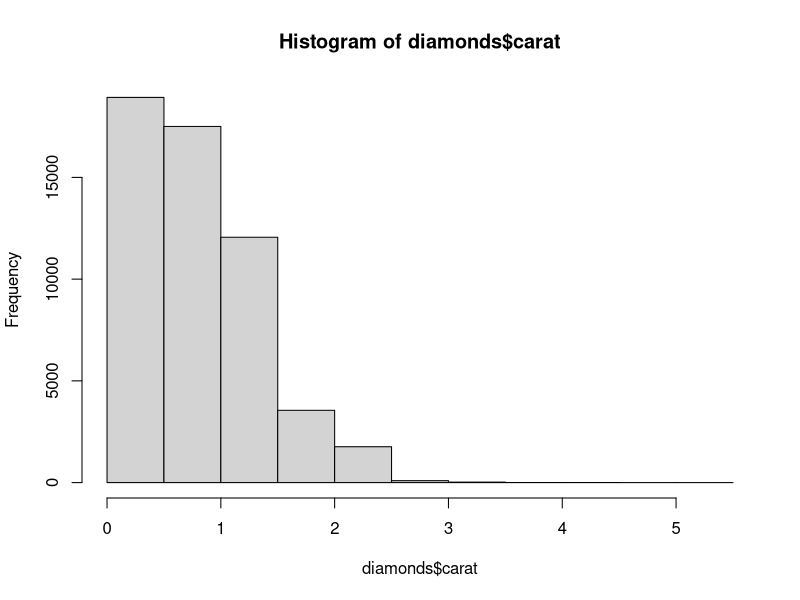
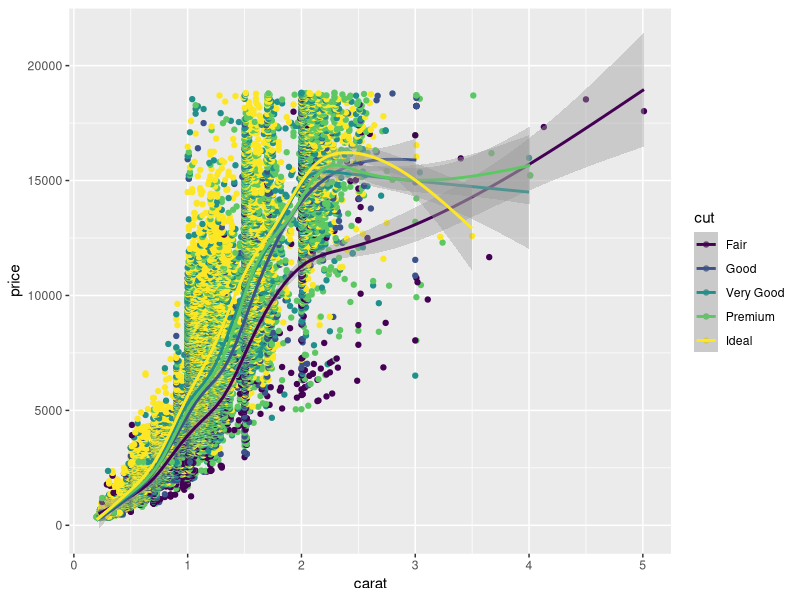
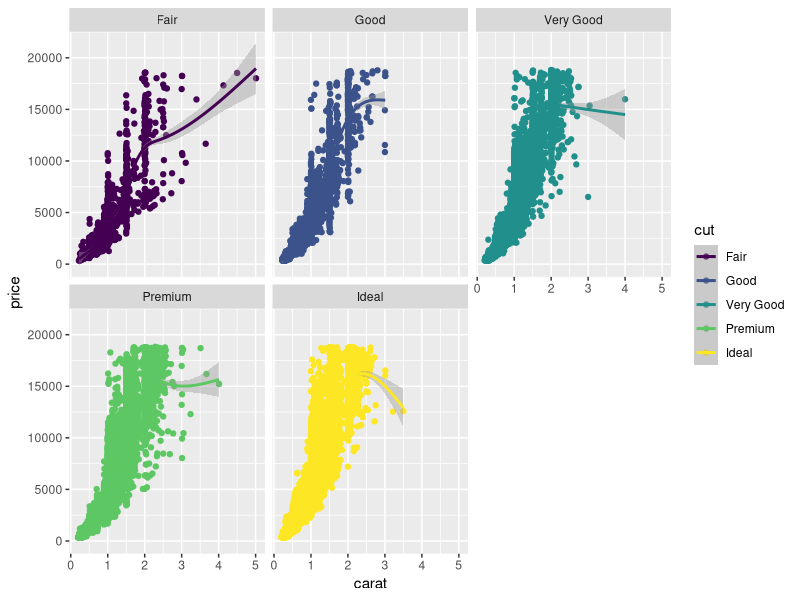

Write the R code that produced these figures, in order.
library(ggplot2)
hist(diamonds$carat)

# my first git plot
ggplot(diamonds, aes(x=carat, y=price, color=cut)) +
  geom_point() +
  geom_smooth()

# nicer plot
ggplot(diamonds, aes(x=carat, y=price, color=cut)) +
  geom_point() +
  geom_smooth() +
  facet_wrap( ~ cut, ncol=3)
